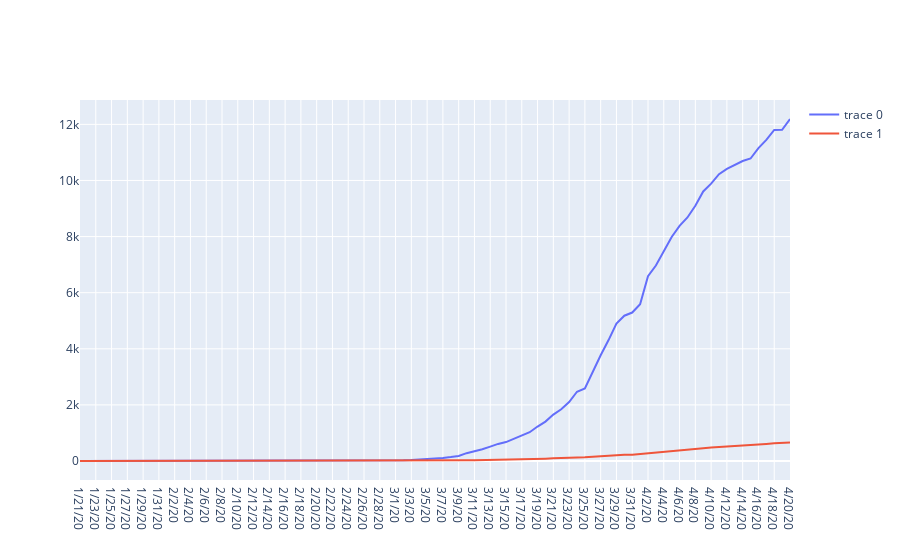

Write notebook code for a chart like this one.
### Code cell
from plotly.offline import plot
import plotly.graph_objs as go
#from plotly.graph_objs import FigureWidget
import plotly.express as px

#data = px.data.df_wash()
x_data = df_wash['date']
cases_data = df_wash['cases']
deaths_data = df_wash['deaths']

#cases_data=go.Scatter(x=x_data, y=y_data)
fig = go.Figure() 
fig.add_trace(go.Scatter(x=x_data, y=cases_data,mode='lines'))

fig.add_trace(go.Scatter(x=x_data, y=deaths_data, mode='lines'))


fig.show()

### Figure 1 — Plotly figure (JSON) as saved in the notebook; plotly's stock layout.template omitted (floating-point values rounded to 4 significant figures)
{"data": [{"mode": "lines", "type": "scatter", "x": ["1/21/20", "1/22/20", "1/23/20", "1/24/20", "1/25/20", "1/26/20", "1/27/20", "1/28/20", "1/29/20", "1/30/20", "1/31/20", "2/1/20", "2/2/20", "2/3/20", "2/4/20", "2/5/20", "2/6/20", "2/7/20", "2/8/20", "2/9/20", "2/10/20", "2/11/20", "2/12/20", "2/13/20", "2/14/20", "2/15/20", "2/16/20", "2/17/20", "2/18/20", "2/19/20", "2/20/20", "2/21/20", "2/22/20", "2/23/20", "2/24/20", "2/25/20", "2/26/20", "2/27/20", "2/28/20", "2/29/20", "3/1/20", "3/2/20", "3/3/20", "3/4/20", "3/5/20", "3/6/20", "3/7/20", "3/8/20", "3/9/20", "3/10/20", "3/11/20", "3/12/20", "3/13/20", "3/14/20", "3/15/20", "3/16/20", "3/17/20", "3/18/20", "3/19/20", "3/20/20", "3/21/20", "3/22/20", "3/23/20", "3/24/20", "3/25/20", "3/26/20", "3/27/20", "3/28/20", "3/29/20", "3/30/20", "3/31/20", "4/1/20", "4/2/20", "4/3/20", "4/4/20", "4/5/20", "4/6/20", "4/7/20", "4/8/20", "4/9/20", "4/10/20", "4/11/20", "4/12/20", "4/13/20", "4/14/20", "4/15/20", "4/16/20", "4/17/20", "4/18/20", "4/19/20", "4/20/20"], "y": [1, 1, 1, 1, 1, 1, 1, 1, 1, 1, 1, 1, 1, 1, 1, 1, 1, 1, 1, 1, 1, 1, 1, 1, 1, 1, 1, 1, 1, 1, 1, 1, 1, 1, 5, 5, 5, 5, 7, 10, 17, 23, 32, 47, 75, 86, 110, 141, 179, 279, 338, 419, 511, 609, 675, 794, 908, 1026, 1228, 1404, 1655, 1844, 2101, 2469, 2585, 3208, 3770, 4311, 4896, 5179, 5292, 5588, 6585, 6966, 7498, 7984, 8384, 8682, 9097, 9608, 9887, 10224, 10411, 10538, 10694, 10783, 11152, 11445, 11802, 11805, 12191]}, {"mode": "lines", "type": "scatter", "x": ["1/21/20", "1/22/20", "1/23/20", "1/24/20", "1/25/20", "1/26/20", "1/27/20", "1/28/20", "1/29/20", "1/30/20", "1/31/20", "2/1/20", "2/2/20", "2/3/20", "2/4/20", "2/5/20", "2/6/20", "2/7/20", "2/8/20", "2/9/20", "2/10/20", "2/11/20", "2/12/20", "2/13/20", "2/14/20", "2/15/20", "2/16/20", "2/17/20", "2/18/20", "2/19/20", "2/20/20", "2/21/20", "2/22/20", "2/23/20", "2/24/20", "2/25/20", "2/26/20", "2/27/20", "2/28/20", "2/29/20", "3/1/20", "3/2/20", "3/3/20", "3/4/20", "3/5/20", "3/6/20", "3/7/20", "3/8/20", "3/9/20", "3/10/20", "3/11/20", "3/12/20", "3/13/20", "3/14/20", "3/15/20", "3/16/20", "3/17/20", "3/18/20", "3/19/20", "3/20/20", "3/21/20", "3/22/20", "3/23/20", "3/24/20", "3/25/20", "3/26/20", "3/27/20", "3/28/20", "3/29/20", "3/30/20", "3/31/20", "4/1/20", "4/2/20", "4/3/20", "4/4/20", "4/5/20", "4/6/20", "4/7/20", "4/8/20", "4/9/20", "4/10/20", "4/11/20", "4/12/20", "4/13/20", "4/14/20", "4/15/20", "4/16/20", "4/17/20", "4/18/20", "4/19/20", "4/20/20"], "y": [0, 0, 0, 0, 0, 0, 0, 0, 0, 0, 0, 0, 0, 0, 0, 0, 0, 0, 0, 0, 0, 0, 0, 0, 0, 0, 0, 0, 0, 0, 0, 0, 0, 0, 0, 0, 0, 0, 0, 1, 3, 6, 10, 11, 11, 12, 16, 19, 22, 24, 29, 32, 37, 40, 42, 48, 54, 68, 75, 83, 95, 97, 110, 123, 130, 151, 177, 191, 207, 221, 226, 249, 272, 293, 318, 344, 383, 409, 430, 456, 483, 498, 511, 525, 552, 572, 588, 610, 629, 637, 661]}], "layout": {}}
